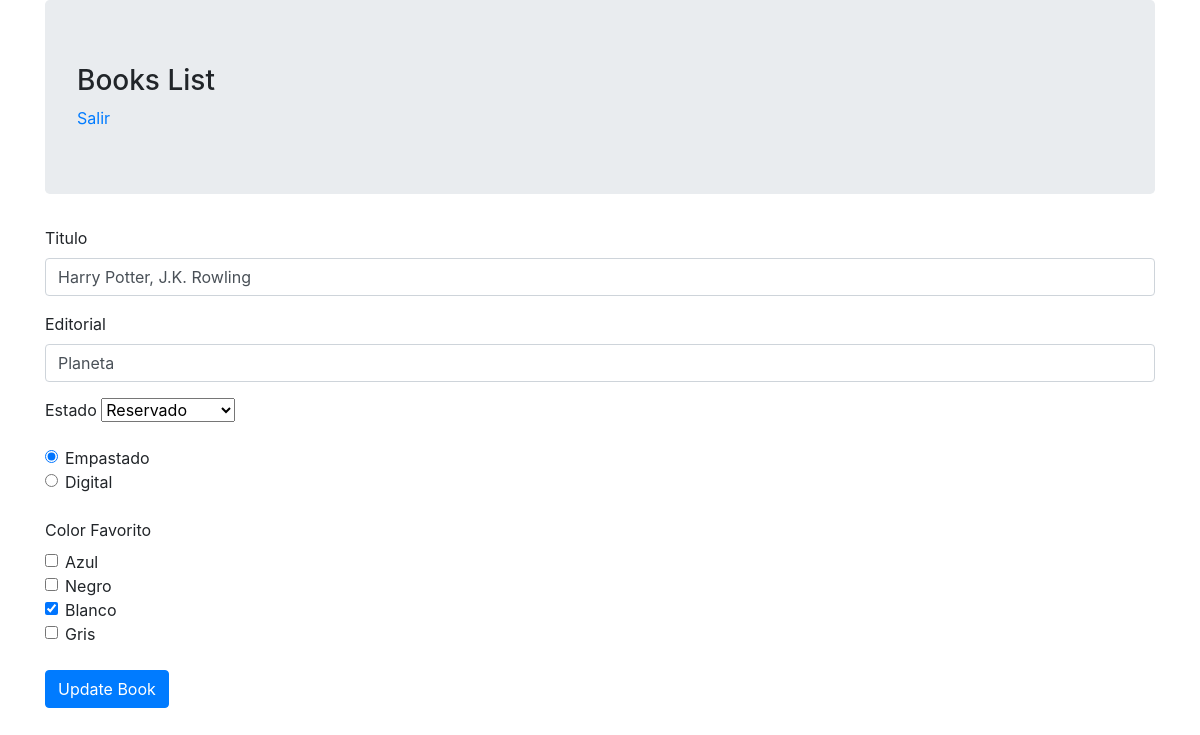
/books/1/edit (signed in), run on the app's committed database.
### books/models.py (models this page shows, shortened)
class Book(models.Model):
    titulo= models.CharField(max_length=100)
    editorial= models.CharField(max_length=20)
    STATUS = (
        ('A', 'Activo'),
        ('M', 'Mantenimiento'),
        ('R', 'Reservado')
    )
    state = models.CharField(max_length=1, choices=STATUS, blank=True, default='A')
    TIPOS_BOOK = [
        ('E', 'Empastado'),
        ('D', 'Digital')
    ]
    type = models.CharField(max_length=1, choices=TIPOS_BOOK, blank=True, default='E')
    COLOR_FAVORITO = [
        (1, 'Azul'),
        (2, 'Negro'),
        (3, 'Blanco'),
        (4, 'Gris')
    ]
    preferencia = models.CharField(max_length=200, choices=COLOR_FAVORITO, blank=True, default='')
    owner = models.ForeignKey(User, on_delete=models.CASCADE, default=1)
    class Meta:
        ordering = ["titulo", "editorial", "state"]

### books/views.py (the view, shortened to what this page needs)
# urls.py: path('<int:pk>/edit', views.edit_book), #/books/id
def edit_book(request, pk):
    book = Book.objects.get(pk=pk)
    if book.preferencia != "":
        selected_colors = book.preferencia.split(",")
    else:
        selected_colors = []
    selected_colors = [int(x) for x in selected_colors]
    return render(request, 'edit_book.html', {'book': book, 'states':Book.STATUS, 'types':Book.TIPOS_BOOK, 'preferencia':Book.COLOR_FAVORITO, 'selected_colors':selected_colors})

### books/templates/edit_book.html (shortened to what this page needs)
{% extends 'base.html' %}
{% block content %}
<form method="POST" action="edit">
    <div class="form-group">
        <label for="exampleInputEmail1">Titulo</label>
        <input name="titulo" id="titulo" class="form-control" value="{{book.titulo}}">
    </div>
    <div class="form-group">
        <label for="exampleInputPassword1">Editorial</label>
        <input name="editorial" id="editorial" class="form-control" value="{{book.editorial}}">
    </div>
    <div class="form-group">
        <label for="exampleInputPassword1">Estado</label>
        <select name="state" id="id_state">
            {% for id, value in states %}
                <option value="{{id}}" {% if book.state == id %} selected="selected" {% endif %}>{{value}}</option>
            {% endfor %}
        </select>
    </div>
    {% for id, value in types %}
    <div class="form-check">
        <input class="form-check-input" type="radio" name="type" id="id_type{{forloop.counter0}}" {% if book.type == id %} checked {% endif %} value="{{id}}" >
        <label class="form-check-label" for="exampleRadios1">
            {{value}}
        </label>
    </div>
    {% endfor %}
    <br>
    <label for="form-check">Color Favorito</label>
    {% for id, value in preferencia %}
    <div class="form-check">
        <input class="form-check-input" type="checkbox" name="preferencia" id="id_preferencia{{forloop.counter0}}" {% if id in selected_colors %} checked {% endif %} value="{{id}}">
        <label class="form-check-label" for="flexCheckDefault">
          {{value}}
        </label>
      </div>
    {% endfor %}
    <br>
    <button type="submit" class="btn btn-primary">Update Book</button>
</form>
{% endblock %}

### data on the page
Book: titulo "Harry Potter, J.K. Rowling", editorial "Planeta", state "Reservado", type "☑"

### other printed values
{{ value }} "Empastado" "Digital"
{{ value }} "Azul" "Negro" "Blanco" "Gris"
